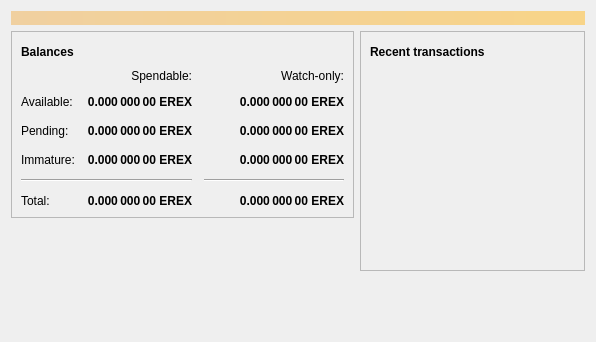
<?xml version="1.0" encoding="UTF-8"?>
<ui version="4.0">
 <class>OverviewPage</class>
 <widget class="QWidget" name="OverviewPage">
  <property name="geometry">
   <rect>
    <x>0</x>
    <y>0</y>
    <width>596</width>
    <height>342</height>
   </rect>
  </property>
  <property name="windowTitle">
   <string>Form</string>
  </property>
  <layout class="QVBoxLayout" name="topLayout">
   <item>
    <widget class="QLabel" name="labelAlerts">
     <property name="visible">
      <bool>false</bool>
     </property>
     <property name="styleSheet">
      <string notr="true">QLabel { background-color: qlineargradient(x1: 0, y1: 0, x2: 1, y2: 0, stop:0 #F0D0A0, stop:1 #F8D488); color:#000000; }</string>
     </property>
     <property name="wordWrap">
      <bool>true</bool>
     </property>
     <property name="margin">
      <number>3</number>
     </property>
     <property name="textInteractionFlags">
      <set>Qt::TextSelectableByMouse</set>
     </property>
    </widget>
   </item>
   <item>
    <layout class="QHBoxLayout" name="horizontalLayout" stretch="1,1">
     <item>
      <layout class="QVBoxLayout" name="verticalLayout_2">
       <item>
        <widget class="QFrame" name="frame">
         <property name="frameShape">
          <enum>QFrame::StyledPanel</enum>
         </property>
         <property name="frameShadow">
          <enum>QFrame::Raised</enum>
         </property>
         <layout class="QVBoxLayout" name="verticalLayout_4">
          <item>
           <layout class="QHBoxLayout" name="horizontalLayout_4">
            <item>
             <widget class="QLabel" name="label_5">
              <property name="font">
               <font>
                <weight>75</weight>
                <bold>true</bold>
               </font>
              </property>
              <property name="text">
               <string>Balances</string>
              </property>
             </widget>
            </item>
            <item>
             <widget class="QPushButton" name="labelWalletStatus">
              <property name="enabled">
               <bool>true</bool>
              </property>
              <property name="maximumSize">
               <size>
                <width>30</width>
                <height>16777215</height>
               </size>
              </property>
              <property name="toolTip">
               <string>The displayed information may be out of date. Your wallet automatically synchronizes with the ErexCoin network after a connection is established, but this process has not completed yet.</string>
              </property>
              <property name="text">
               <string/>
              </property>
              <property name="icon">
               <iconset resource="../erexcoin.qrc">
                <normaloff>:/icons/warning</normaloff>
                <disabledoff>:/icons/warning</disabledoff>:/icons/warning</iconset>
              </property>
              <property name="iconSize">
               <size>
                <width>24</width>
                <height>24</height>
               </size>
              </property>
              <property name="flat">
               <bool>true</bool>
              </property>
             </widget>
            </item>
            <item>
             <spacer name="horizontalSpacer_3">
              <property name="orientation">
               <enum>Qt::Horizontal</enum>
              </property>
              <property name="sizeHint" stdset="0">
               <size>
                <width>40</width>
                <height>20</height>
               </size>
              </property>
             </spacer>
            </item>
           </layout>
          </item>
          <item>
           <layout class="QGridLayout" name="gridLayout">
            <property name="spacing">
             <number>12</number>
            </property>
            <item row="2" column="2">
             <widget class="QLabel" name="labelWatchPending">
              <property name="font">
               <font>
                <weight>75</weight>
                <bold>true</bold>
               </font>
              </property>
              <property name="cursor">
               <cursorShape>IBeamCursor</cursorShape>
              </property>
              <property name="toolTip">
               <string>Unconfirmed transactions to watch-only addresses</string>
              </property>
              <property name="text">
               <string notr="true">0.000 000 00 EREX</string>
              </property>
              <property name="alignment">
               <set>Qt::AlignRight|Qt::AlignTrailing|Qt::AlignVCenter</set>
              </property>
              <property name="textInteractionFlags">
               <set>Qt::LinksAccessibleByMouse|Qt::TextSelectableByKeyboard|Qt::TextSelectableByMouse</set>
              </property>
             </widget>
            </item>
            <item row="2" column="1">
             <widget class="QLabel" name="labelUnconfirmed">
              <property name="font">
               <font>
                <weight>75</weight>
                <bold>true</bold>
               </font>
              </property>
              <property name="cursor">
               <cursorShape>IBeamCursor</cursorShape>
              </property>
              <property name="toolTip">
               <string>Total of transactions that have yet to be confirmed, and do not yet count toward the spendable balance</string>
              </property>
              <property name="text">
               <string notr="true">0.000 000 00 EREX</string>
              </property>
              <property name="alignment">
               <set>Qt::AlignRight|Qt::AlignTrailing|Qt::AlignVCenter</set>
              </property>
              <property name="textInteractionFlags">
               <set>Qt::LinksAccessibleByMouse|Qt::TextSelectableByKeyboard|Qt::TextSelectableByMouse</set>
              </property>
             </widget>
            </item>
            <item row="3" column="2">
             <widget class="QLabel" name="labelWatchImmature">
              <property name="font">
               <font>
                <weight>75</weight>
                <bold>true</bold>
               </font>
              </property>
              <property name="cursor">
               <cursorShape>IBeamCursor</cursorShape>
              </property>
              <property name="toolTip">
               <string>Mined balance in watch-only addresses that has not yet matured</string>
              </property>
              <property name="text">
               <string notr="true">0.000 000 00 EREX</string>
              </property>
              <property name="alignment">
               <set>Qt::AlignRight|Qt::AlignTrailing|Qt::AlignVCenter</set>
              </property>
              <property name="textInteractionFlags">
               <set>Qt::LinksAccessibleByMouse|Qt::TextSelectableByKeyboard|Qt::TextSelectableByMouse</set>
              </property>
             </widget>
            </item>
            <item row="4" column="0" colspan="2">
             <widget class="Line" name="line">
              <property name="orientation">
               <enum>Qt::Horizontal</enum>
              </property>
             </widget>
            </item>
            <item row="4" column="2">
             <widget class="Line" name="lineWatchBalance">
              <property name="sizePolicy">
               <sizepolicy hsizetype="Preferred" vsizetype="Fixed">
                <horstretch>0</horstretch>
                <verstretch>0</verstretch>
               </sizepolicy>
              </property>
              <property name="minimumSize">
               <size>
                <width>140</width>
                <height>0</height>
               </size>
              </property>
              <property name="orientation">
               <enum>Qt::Horizontal</enum>
              </property>
             </widget>
            </item>
            <item row="5" column="0">
             <widget class="QLabel" name="labelTotalText">
              <property name="text">
               <string>Total:</string>
              </property>
             </widget>
            </item>
            <item row="3" column="1">
             <widget class="QLabel" name="labelImmature">
              <property name="font">
               <font>
                <weight>75</weight>
                <bold>true</bold>
               </font>
              </property>
              <property name="cursor">
               <cursorShape>IBeamCursor</cursorShape>
              </property>
              <property name="toolTip">
               <string>Mined balance that has not yet matured</string>
              </property>
              <property name="text">
               <string notr="true">0.000 000 00 EREX</string>
              </property>
              <property name="alignment">
               <set>Qt::AlignRight|Qt::AlignTrailing|Qt::AlignVCenter</set>
              </property>
              <property name="textInteractionFlags">
               <set>Qt::LinksAccessibleByMouse|Qt::TextSelectableByKeyboard|Qt::TextSelectableByMouse</set>
              </property>
             </widget>
            </item>
            <item row="2" column="3">
             <spacer name="horizontalSpacer_2">
              <property name="orientation">
               <enum>Qt::Horizontal</enum>
              </property>
              <property name="sizeHint" stdset="0">
               <size>
                <width>40</width>
                <height>20</height>
               </size>
              </property>
             </spacer>
            </item>
            <item row="3" column="0">
             <widget class="QLabel" name="labelImmatureText">
              <property name="text">
               <string>Immature:</string>
              </property>
             </widget>
            </item>
            <item row="5" column="1">
             <widget class="QLabel" name="labelTotal">
              <property name="font">
               <font>
                <weight>75</weight>
                <bold>true</bold>
               </font>
              </property>
              <property name="cursor">
               <cursorShape>IBeamCursor</cursorShape>
              </property>
              <property name="toolTip">
               <string>Your current total balance</string>
              </property>
              <property name="text">
               <string notr="true">0.000 000 00 EREX</string>
              </property>
              <property name="alignment">
               <set>Qt::AlignRight|Qt::AlignTrailing|Qt::AlignVCenter</set>
              </property>
              <property name="textInteractionFlags">
               <set>Qt::LinksAccessibleByMouse|Qt::TextSelectableByKeyboard|Qt::TextSelectableByMouse</set>
              </property>
             </widget>
            </item>
            <item row="5" column="2">
             <widget class="QLabel" name="labelWatchTotal">
              <property name="font">
               <font>
                <weight>75</weight>
                <bold>true</bold>
               </font>
              </property>
              <property name="cursor">
               <cursorShape>IBeamCursor</cursorShape>
              </property>
              <property name="toolTip">
               <string>Current total balance in watch-only addresses</string>
              </property>
              <property name="text">
               <string notr="true">0.000 000 00 EREX</string>
              </property>
              <property name="alignment">
               <set>Qt::AlignRight|Qt::AlignTrailing|Qt::AlignVCenter</set>
              </property>
              <property name="textInteractionFlags">
               <set>Qt::LinksAccessibleByMouse|Qt::TextSelectableByKeyboard|Qt::TextSelectableByMouse</set>
              </property>
             </widget>
            </item>
            <item row="0" column="2">
             <widget class="QLabel" name="labelWatchonly">
              <property name="text">
               <string>Watch-only:</string>
              </property>
              <property name="alignment">
               <set>Qt::AlignRight|Qt::AlignTrailing|Qt::AlignVCenter</set>
              </property>
             </widget>
            </item>
            <item row="1" column="0">
             <widget class="QLabel" name="labelBalanceText">
              <property name="text">
               <string>Available:</string>
              </property>
             </widget>
            </item>
            <item row="1" column="1">
             <widget class="QLabel" name="labelBalance">
              <property name="font">
               <font>
                <weight>75</weight>
                <bold>true</bold>
               </font>
              </property>
              <property name="cursor">
               <cursorShape>IBeamCursor</cursorShape>
              </property>
              <property name="toolTip">
               <string>Your current spendable balance</string>
              </property>
              <property name="text">
               <string notr="true">0.000 000 00 EREX</string>
              </property>
              <property name="alignment">
               <set>Qt::AlignRight|Qt::AlignTrailing|Qt::AlignVCenter</set>
              </property>
              <property name="textInteractionFlags">
               <set>Qt::LinksAccessibleByMouse|Qt::TextSelectableByKeyboard|Qt::TextSelectableByMouse</set>
              </property>
             </widget>
            </item>
            <item row="1" column="2">
             <widget class="QLabel" name="labelWatchAvailable">
              <property name="font">
               <font>
                <weight>75</weight>
                <bold>true</bold>
               </font>
              </property>
              <property name="cursor">
               <cursorShape>IBeamCursor</cursorShape>
              </property>
              <property name="toolTip">
               <string>Your current balance in watch-only addresses</string>
              </property>
              <property name="text">
               <string notr="true">0.000 000 00 EREX</string>
              </property>
              <property name="alignment">
               <set>Qt::AlignRight|Qt::AlignTrailing|Qt::AlignVCenter</set>
              </property>
              <property name="textInteractionFlags">
               <set>Qt::LinksAccessibleByMouse|Qt::TextSelectableByKeyboard|Qt::TextSelectableByMouse</set>
              </property>
             </widget>
            </item>
            <item row="2" column="0">
             <widget class="QLabel" name="labelPendingText">
              <property name="text">
               <string>Pending:</string>
              </property>
             </widget>
            </item>
            <item row="0" column="1">
             <widget class="QLabel" name="labelSpendable">
              <property name="text">
               <string>Spendable:</string>
              </property>
              <property name="alignment">
               <set>Qt::AlignRight|Qt::AlignTrailing|Qt::AlignVCenter</set>
              </property>
             </widget>
            </item>
           </layout>
          </item>
         </layout>
        </widget>
       </item>
       <item>
        <spacer name="verticalSpacer">
         <property name="orientation">
          <enum>Qt::Vertical</enum>
         </property>
         <property name="sizeHint" stdset="0">
          <size>
           <width>20</width>
           <height>40</height>
          </size>
         </property>
        </spacer>
       </item>
      </layout>
     </item>
     <item>
      <layout class="QVBoxLayout" name="verticalLayout_3">
       <item>
        <widget class="QFrame" name="frame_2">
         <property name="frameShape">
          <enum>QFrame::StyledPanel</enum>
         </property>
         <property name="frameShadow">
          <enum>QFrame::Raised</enum>
         </property>
         <layout class="QVBoxLayout" name="verticalLayout">
          <item>
           <layout class="QHBoxLayout" name="horizontalLayout_2">
            <item>
             <widget class="QLabel" name="label_4">
              <property name="font">
               <font>
                <weight>75</weight>
                <bold>true</bold>
               </font>
              </property>
              <property name="text">
               <string>Recent transactions</string>
              </property>
             </widget>
            </item>
            <item>
             <widget class="QPushButton" name="labelTransactionsStatus">
              <property name="enabled">
               <bool>true</bool>
              </property>
              <property name="maximumSize">
               <size>
                <width>30</width>
                <height>16777215</height>
               </size>
              </property>
              <property name="toolTip">
               <string>The displayed information may be out of date. Your wallet automatically synchronizes with the ErexCoin network after a connection is established, but this process has not completed yet.</string>
              </property>
              <property name="text">
               <string/>
              </property>
              <property name="icon">
               <iconset resource="../erexcoin.qrc">
                <normaloff>:/icons/warning</normaloff>
                <disabledoff>:/icons/warning</disabledoff>:/icons/warning</iconset>
              </property>
              <property name="iconSize">
               <size>
                <width>24</width>
                <height>24</height>
               </size>
              </property>
              <property name="flat">
               <bool>true</bool>
              </property>
             </widget>
            </item>
            <item>
             <spacer name="horizontalSpacer">
              <property name="orientation">
               <enum>Qt::Horizontal</enum>
              </property>
              <property name="sizeHint" stdset="0">
               <size>
                <width>40</width>
                <height>20</height>
               </size>
              </property>
             </spacer>
            </item>
           </layout>
          </item>
          <item>
           <widget class="QListView" name="listTransactions">
            <property name="styleSheet">
             <string notr="true">QListView { background: transparent; }</string>
            </property>
            <property name="frameShape">
             <enum>QFrame::NoFrame</enum>
            </property>
            <property name="verticalScrollBarPolicy">
             <enum>Qt::ScrollBarAlwaysOff</enum>
            </property>
            <property name="horizontalScrollBarPolicy">
             <enum>Qt::ScrollBarAlwaysOff</enum>
            </property>
            <property name="selectionMode">
             <enum>QAbstractItemView::NoSelection</enum>
            </property>
           </widget>
          </item>
         </layout>
        </widget>
       </item>
       <item>
        <spacer name="verticalSpacer_2">
         <property name="orientation">
          <enum>Qt::Vertical</enum>
         </property>
         <property name="sizeHint" stdset="0">
          <size>
           <width>20</width>
           <height>40</height>
          </size>
         </property>
        </spacer>
       </item>
      </layout>
     </item>
    </layout>
   </item>
  </layout>
 </widget>
 <resources/>
 <connections/>
</ui>
